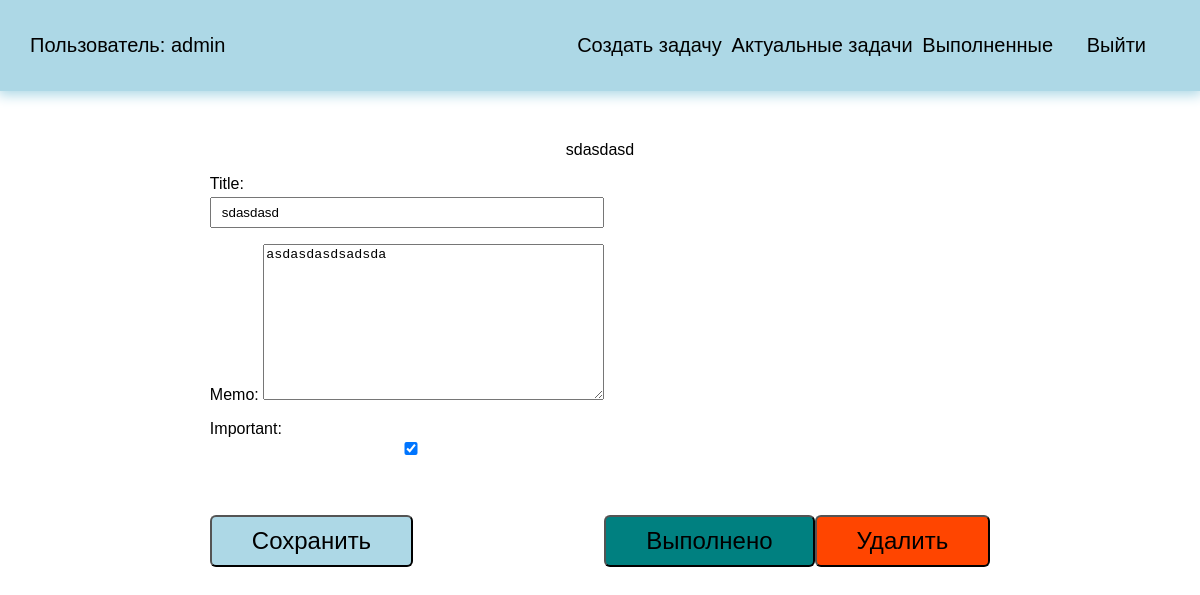
Screenshot of /todo/7 (signed in) with the database file from the repository.
### todo/models.py (models this page shows, shortened)
class Todo(models.Model):
    title = models.CharField(max_length=100)
    memo = models.TextField(blank=True)
    created = models.DateTimeField(auto_now_add=True)
    date_completed = models.DateTimeField(null=True, blank=True)
    important = models.BooleanField(default=False)
    user = models.ForeignKey(User, on_delete=models.CASCADE)

### todo/views.py (the view, shortened to what this page needs)
# urls.py: path('todo/<int:todo_pk>', views.view_todo, name="view_todo"),
@login_required
def view_todo(request, todo_pk):
    todo = get_object_or_404(Todo, pk=todo_pk)
    if request.method == 'GET':
        form = TodoForm(instance=todo)
        return render(request, 'todo/view_todo.html', {'todo': todo, 'form': form})

### todo/forms.py
class TodoForm(ModelForm):
    class Meta:
        model = Todo
        fields = ['title', 'memo', 'important']

### todo/templates/todo/view_todo.html (shortened to what this page needs)
{% extends 'todo/base.html' %}
{% block content %}
{{ todo.title }}
<div class="but">
    <form method="post">
        {{ form.as_p }}
        <button class="btn">Сохранить</button>
    </form>
    <form action="{% url 'completed_todo' todo.id %}" method="post">
        <button class="btn good">Выполнено</button>
    </form>
    <form action="{% url 'delete_todo' todo.id %}" method="post">
        <button class="btn remove">Удалить</button>
    </form>
</div>
{% endblock %}

### todo/templates/todo/base.html (shortened to what this page needs)
<!DOCTYPE html>
{% load static %}
<html lang="en">
<head>
    <link rel="stylesheet" href="{% static 'css/style.css' %}">
</head>
<body>
{% if user.is_authenticated %}
<div class="menu">
    <div class="wrap">
        <ul>
            <li class="logo">Пользователь: {{ user.username }}</li>
            <li><a href="{% url 'create_todo' %}">Создать задачу</a></li>
            <li><a href="{% url 'current_todos' %}">Актуальные задачи</a></li>
            <li><a href="{% url 'completed_todos' %}">Выполненные</a></li>
            <li>
                <form action="{% url 'logout_user' %}" method="post">
                    <button class="top">Выйти</button>
                </form>
            </li>
        </ul>
    </div>
</div>
{% endif %}
<div class="content">
    <div class="wrap">
        {% block content %}
        {% endblock %}
    </div>
</div>
</body>
</html>

### todo/static/css/style.css (style rules this page uses)
body { padding: 0; margin: 0; font-family: Arial, Helvetica, sans-serif; }
.wrap { max-width: 1200px; margin: 0 auto; padding: 10px 30px; box-sizing: border-box; }
.menu { background: lightblue; box-shadow: 0 2px 12px 2px lightblue; }
ul { list-style: none; padding: 0; }
.menu ul { display: flex; justify-content: space-between; font-size: 20px; align-items: center; }
.menu .logo { margin-right: 30%; color: rgb(0, 0, 0); }
a { text-decoration: none; }
.menu a { color: black; }
.content .wrap { display: flex; flex-direction: column; align-items: center; justify-content: center; margin-top: 40px; }
.btn { background: lightblue; color: black; }
button { padding: 10px 40px; border-radius: 6px; margin-top: 40px; font-size: 24px; cursor: pointer; }
input { width: 100%; padding: 6px 10px; box-sizing: border-box; margin-top: 4px; }
.top { padding: 4px 24px; margin-top: 0; background: transparent; border: none; font-size: 20px; }
.but { display: flex; align-items: flex-end; }
.good { background: teal; }
.remove { background: orangered; }

### rows the page displays
Todo: title "sdasdasd", memo "asdasdasdsadsda", important "☑"

### other values shown
{{ user.username }} "admin"
